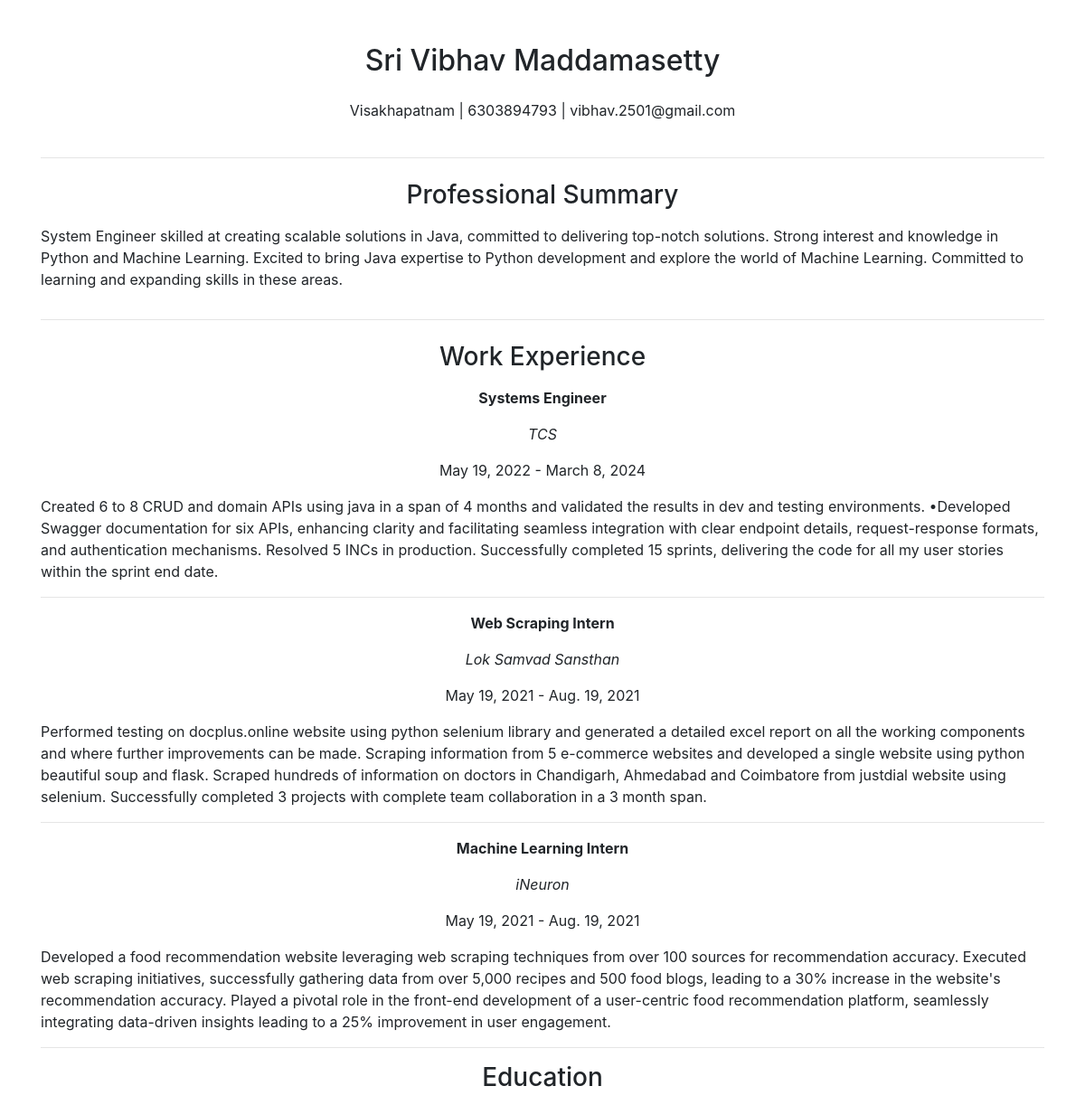
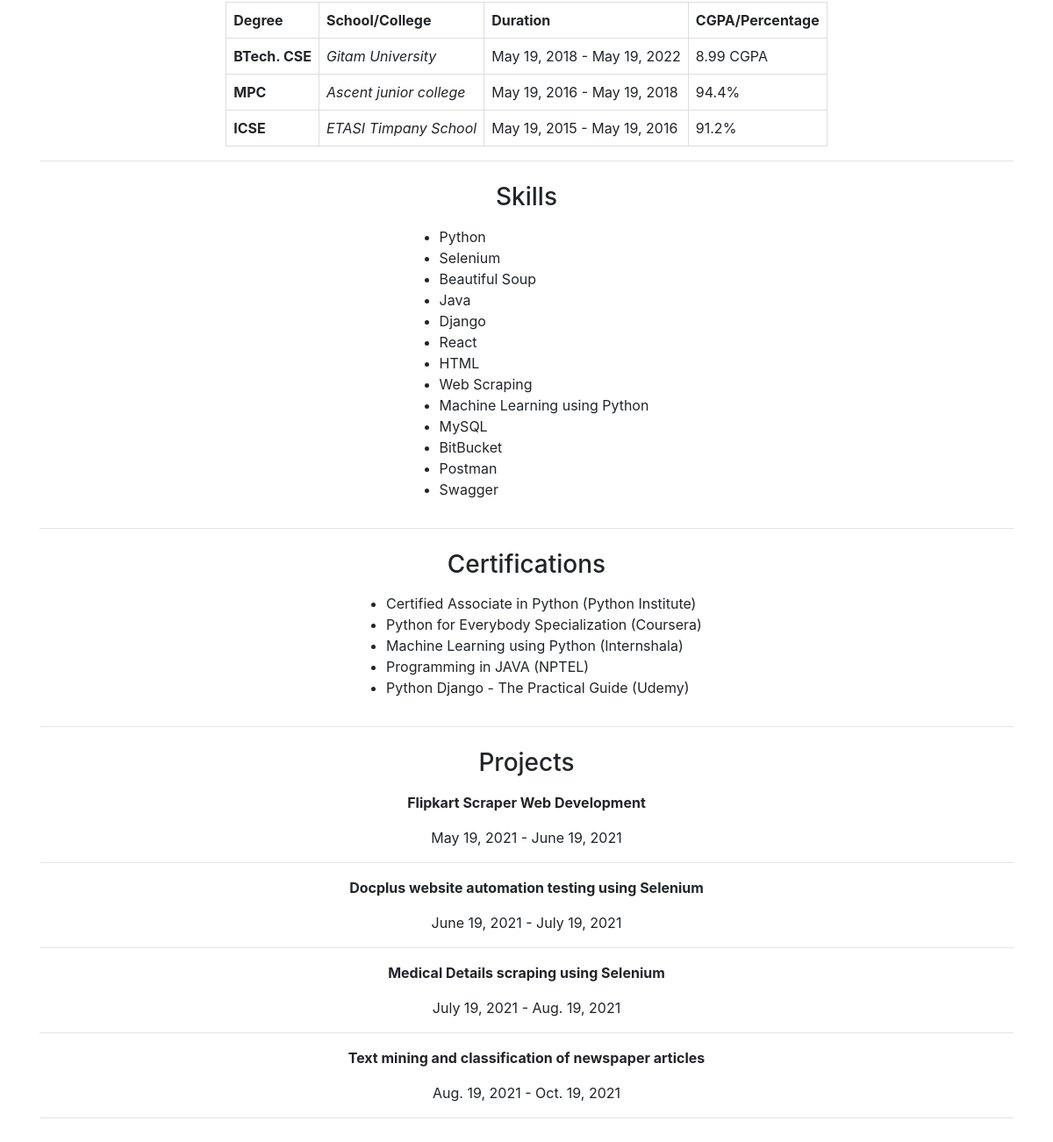
Page /view/3 on the committed database (2 pictures, top to bottom).
### resumedetails/models.py (models this page shows)
class Detail(models.Model):
    firstname=models.CharField(max_length=200)
    lastname=models.CharField(max_length=200)
    email=models.CharField(max_length=200)
    phone=models.CharField(max_length=200)
    loca=models.CharField(max_length=200)
    summary=models.TextField(max_length=2500)
    employeeDetails=models.ManyToManyField(EmployeeDetails)
    educationDetails=models.ManyToManyField(EducationDetails)
    skillDetails=models.ManyToManyField(Skill)
    projectDetails=models.ManyToManyField(Project)
    certificateDetails=models.ManyToManyField(Certificate)

class EmployeeDetails(models.Model):
    jobtitle=models.CharField(max_length=200)
    employer=models.CharField(max_length=200)
    startdate=models.DateField()
    enddate=models.DateField()
    city=models.CharField(max_length=200)
    description=models.TextField(max_length=2500)

class EducationDetails(models.Model):
    school=models.CharField(max_length=200)
    degree=models.CharField(max_length=200)
    startdate=models.DateField()
    enddate=models.DateField()
    city=models.CharField(max_length=200)
    percent=models.CharField(max_length=200)

class Skill(models.Model):
    skill=models.CharField(max_length=200)

class Certificate(models.Model):
    certificate=models.CharField(max_length=200)
    vendor=models.CharField(max_length=200)

class Project(models.Model):
    project=models.CharField(max_length=200)
    startdate=models.DateField()
    enddate=models.DateField()
    description=models.TextField(max_length=2500)

### resumedetails/views.py (the view)
# urls.py: path('view/<int:id>', viewresume,name="viewresume")
def viewresume(request,id):
    reqresume=Detail.objects.get(id=id)
    return render(request,'resumedetails/resume.html',{'reqresume':reqresume})

### resumedetails/templates/resumedetails/resume.html (shortened to what this page needs)
<!DOCTYPE html>
<html lang="en">
<head>
  <link href="https://stackpath.bootstrapcdn.com/bootstrap/4.5.2/css/bootstrap.min.css" rel="stylesheet">
</head>
<body>
  <div class="container py-5">
    <div class="row">
      <div class="col-md-8 mx-auto text-center">
        <h2 class="mb-4">{{reqresume.firstname}} {{reqresume.lastname}}</h2>
        <p class="mb-4">{{reqresume.loca}} | {{reqresume.phone}} | {{reqresume.email}}</p>
      </div>
    </div>
    <hr class="mb-4">
    <div class="row">
      <div class="col-md-12">
        <h3 class="mb-3"><center>Professional Summary</center></h3>
        <p>{{reqresume.summary}}</p>
      </div>
    </div>
      <hr class="mb-4">
    <div class="row">
      <div class="col-md-12">
        <h3 class="mb-3"><center>Work Experience</center></h3>
        {% for emp in reqresume.employeeDetails.all %}
        <p><strong><center>{{emp.jobtitle}}</center></strong></p>
        <p><em><center>{{emp.employer}}</center></em></p>
        <p><center>{{emp.startdate}} - {{emp.enddate}}</center></p>
        <p>{{emp.description}}</p>
        <hr>
        {% endfor %}
      </div>
      <div class="col-md-12">
        <h3 class="mb-3"><center>Education</center></h3>
        <center><table>
          <tr>
            <th>Degree</th>
            <th>School/College</th>
            <th>Duration</th>
            <th>CGPA/Percentage</th>
        </tr>
        {% for edu in reqresume.educationDetails.all %}
        <tr>
        <td><strong>{{edu.degree}}</strong></td>
        <td><em>{{edu.school}}</em></td>
        <td>{{edu.startdate}} - {{edu.enddate}}</td>
        <td>{{edu.percent}}</td>
        </tr>
        {% endfor %}
      </table>
    </center>
      </div>
    </div>
    <hr class="mb-4">
      <div class="col-md-12">
        <h3 class="mb-3"><center>Skills</center></h3>
        <div class="con">
        <ul class="myUL">
          {% for skill in reqresume.skillDetails.all %}
          <li>{{skill.skill}}</li>
          {% endfor %}
        </ul>
      </div>
      </div>
      <hr class="mb-4">
      <div class="col-md-12">
        <h3 class="mb-3"><center>Certifications</center></h3>
        <div class="con">
        <ul class="myUL">
          {% for cert in reqresume.certificateDetails.all %}
          <li>{{cert.certificate}} ({{cert.vendor}})</li>
          {% endfor %}
        </ul>
      </div>
      </div>
    <hr class="mb-4">
    <div class="row">
      <div class="col-md-12">
        <h3 class="mb-3"><center>Projects</center></h3><center>
        {% for proj in reqresume.projectDetails.all %}
        <p><strong>{{proj.project}}</strong></p>
        <p>{{proj.startdate}} - {{proj.enddate}}</p>
        <hr>
        {% endfor %}
        </center>
      </div>
    </div>
  </div>
</body>
</html>

### resumedetails/templates/resumedetails/resume.html (style rules this page uses)
td, th { border: 1px solid #dddddd; text-align: left; padding: 8px; }
div.con { text-align: center; }
ul.myUL { display: inline-block; text-align: left; }

### rows in the picture
Detail: firstname "Sri Vibhav", lastname "Maddamasetty", loca "Visakhapatnam", phone "6303894793", email "vibhav.2501@gmail.com", summary "System Engineer skilled at creating scalable solutions in Java, committed to delivering top-notch solutions. Strong interest and knowledge in Python and Machine Learning. Excited to bring Java expertise to Python development and explore the world of Machine Learning. Committed to learning and expanding skills in these areas."
EmployeeDetails: startdate "May 19, 2022", enddate "March 8, 2024", description "Created 6 to 8 CRUD and domain APIs using java in a span of 4 months and validated the results in dev and testing environments. •Developed Swagger documentation for six APIs, enhancing clarity and facilitating seamless integration with clear endpoint details, request-response formats, and authentication mechanisms. Resolved 5 INCs in production. Successfully completed 15 sprints, delivering the code for all my user stories within the sprint end date."
EmployeeDetails: startdate "May 19, 2021", enddate "Aug. 19, 2021", description "Performed testing on docplus.online website using python selenium library and generated a detailed excel report on all the working components and where further improvements can be made. Scraping information from 5 e-commerce websites and developed a single website using python beautiful soup and flask. Scraped hundreds of information on doctors in Chandigarh, Ahmedabad and Coimbatore from justdial website using selenium. Successfully completed 3 projects with complete team collaboration in a 3 month span."
EmployeeDetails: startdate "May 19, 2021", enddate "Aug. 19, 2021", description "Developed a food recommendation website leveraging web scraping techniques from over 100 sources for recommendation accuracy. Executed web scraping initiatives, successfully gathering data from over 5,000 recipes and 500 food blogs, leading to a 30% increase in the website's recommendation accuracy. Played a pivotal role in the front-end development of a user-centric food recommendation platform, seamlessly integrating data-driven insights leading to a 25% improvement in user engagement."
EducationDetails: degree "BTech. CSE", school "Gitam University", startdate "May 19, 2018", enddate "May 19, 2022", percent "8.99 CGPA"
EducationDetails: degree "MPC", school "Ascent junior college", startdate "May 19, 2016", enddate "May 19, 2018", percent "94.4%"
EducationDetails: degree "ICSE", school "ETASI Timpany School", startdate "May 19, 2015", enddate "May 19, 2016", percent "91.2%"
Skill: skill "Python"
Skill: skill "Selenium"
Skill: skill "Beautiful Soup"
Skill: skill "Java"
Skill: skill "Django"
Skill: skill "React"
Skill: skill "HTML"
Skill: skill "Web Scraping"
Skill: skill "Machine Learning using Python"
Skill: skill "MySQL"
Skill: skill "BitBucket"
Skill: skill "Postman"
Skill: skill "Swagger"
Certificate: certificate "Certified Associate in Python", vendor "Python Institute"
Certificate: certificate "Python for Everybody Specialization", vendor "Coursera"
Certificate: certificate "Machine Learning using Python", vendor "Internshala"
Certificate: certificate "Programming in JAVA", vendor "NPTEL"
Certificate: certificate "Python Django - The Practical Guide", vendor "Udemy"
Project: project "Flipkart Scraper Web Development", startdate "May 19, 2021", enddate "June 19, 2021"
Project: project "Docplus website automation testing using Selenium", startdate "June 19, 2021", enddate "July 19, 2021"
Project: project "Medical Details scraping using Selenium", startdate "July 19, 2021", enddate "Aug. 19, 2021"
Project: project "Text mining and classification of newspaper articles", startdate "Aug. 19, 2021", enddate "Oct. 19, 2021"
